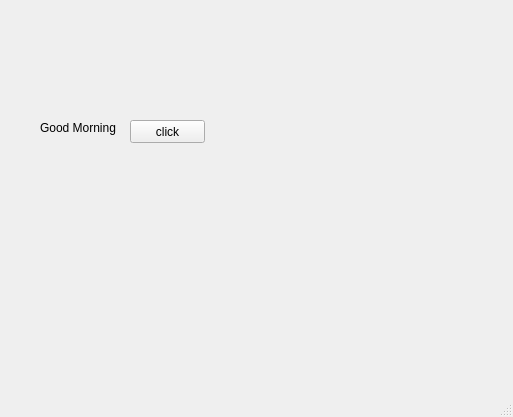
<?xml version="1.0" encoding="UTF-8"?>
<ui version="4.0">
 <class>MainWindow</class>
 <widget class="QMainWindow" name="MainWindow">
  <property name="geometry">
   <rect>
    <x>0</x>
    <y>0</y>
    <width>513</width>
    <height>417</height>
   </rect>
  </property>
  <property name="windowTitle">
   <string>MainWindow</string>
  </property>
  <widget class="QWidget" name="centralwidget">
   <widget class="QPushButton" name="pb_2">
    <property name="geometry">
     <rect>
      <x>130</x>
      <y>120</y>
      <width>75</width>
      <height>23</height>
     </rect>
    </property>
    <property name="text">
     <string>click</string>
    </property>
   </widget>
   <widget class="QLabel" name="lbl_2">
    <property name="geometry">
     <rect>
      <x>40</x>
      <y>120</y>
      <width>91</width>
      <height>16</height>
     </rect>
    </property>
    <property name="text">
     <string>Good Morning</string>
    </property>
   </widget>
  </widget>
  <widget class="QMenuBar" name="menubar">
   <property name="geometry">
    <rect>
     <x>0</x>
     <y>0</y>
     <width>513</width>
     <height>21</height>
    </rect>
   </property>
  </widget>
  <widget class="QStatusBar" name="statusbar"/>
 </widget>
 <resources/>
 <connections/>
 <slots>
  <slot>click()</slot>
 </slots>
</ui>
